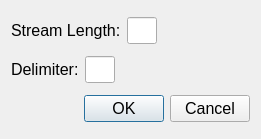
<?xml version="1.0" encoding="UTF-8"?>
<ui version="4.0">
 <class>Indicator</class>
 <widget class="QDialog" name="Indicator">
  <property name="geometry">
   <rect>
    <x>0</x>
    <y>0</y>
    <width>261</width>
    <height>139</height>
   </rect>
  </property>
  <property name="maximumSize">
   <size>
    <width>16777215</width>
    <height>16777212</height>
   </size>
  </property>
  <property name="windowTitle">
   <string>Dialog</string>
  </property>
  <layout class="QGridLayout" name="gridLayout">
   <item row="0" column="0">
    <layout class="QHBoxLayout" name="horizontalLayout">
     <item>
      <widget class="QLabel" name="label">
       <property name="font">
        <font>
         <pointsize>12</pointsize>
        </font>
       </property>
       <property name="text">
        <string>Stream Length:</string>
       </property>
      </widget>
     </item>
     <item>
      <widget class="QLineEdit" name="leStream">
       <property name="minimumSize">
        <size>
         <width>0</width>
         <height>0</height>
        </size>
       </property>
       <property name="maximumSize">
        <size>
         <width>30</width>
         <height>16777215</height>
        </size>
       </property>
       <property name="font">
        <font>
         <pointsize>12</pointsize>
        </font>
       </property>
      </widget>
     </item>
     <item>
      <spacer name="horizontalSpacer_2">
       <property name="orientation">
        <enum>Qt::Horizontal</enum>
       </property>
       <property name="sizeHint" stdset="0">
        <size>
         <width>40</width>
         <height>20</height>
        </size>
       </property>
      </spacer>
     </item>
    </layout>
   </item>
   <item row="1" column="0">
    <layout class="QHBoxLayout" name="horizontalLayout_2">
     <item>
      <widget class="QLabel" name="label_2">
       <property name="font">
        <font>
         <pointsize>12</pointsize>
        </font>
       </property>
       <property name="text">
        <string>Delimiter:</string>
       </property>
      </widget>
     </item>
     <item>
      <widget class="QLineEdit" name="leDelimiter">
       <property name="maximumSize">
        <size>
         <width>30</width>
         <height>16777215</height>
        </size>
       </property>
       <property name="font">
        <font>
         <pointsize>12</pointsize>
        </font>
       </property>
      </widget>
     </item>
     <item>
      <spacer name="horizontalSpacer">
       <property name="orientation">
        <enum>Qt::Horizontal</enum>
       </property>
       <property name="sizeHint" stdset="0">
        <size>
         <width>40</width>
         <height>20</height>
        </size>
       </property>
      </spacer>
     </item>
    </layout>
   </item>
   <item row="2" column="0">
    <widget class="QDialogButtonBox" name="buttonBox">
     <property name="font">
      <font>
       <pointsize>12</pointsize>
      </font>
     </property>
     <property name="orientation">
      <enum>Qt::Horizontal</enum>
     </property>
     <property name="standardButtons">
      <set>QDialogButtonBox::Cancel|QDialogButtonBox::Ok</set>
     </property>
    </widget>
   </item>
  </layout>
 </widget>
 <resources/>
 <connections>
  <connection>
   <sender>buttonBox</sender>
   <signal>accepted()</signal>
   <receiver>Indicator</receiver>
   <slot>accept()</slot>
   <hints>
    <hint type="sourcelabel">
     <x>248</x>
     <y>254</y>
    </hint>
    <hint type="destinationlabel">
     <x>157</x>
     <y>274</y>
    </hint>
   </hints>
  </connection>
  <connection>
   <sender>buttonBox</sender>
   <signal>rejected()</signal>
   <receiver>Indicator</receiver>
   <slot>reject()</slot>
   <hints>
    <hint type="sourcelabel">
     <x>316</x>
     <y>260</y>
    </hint>
    <hint type="destinationlabel">
     <x>286</x>
     <y>274</y>
    </hint>
   </hints>
  </connection>
 </connections>
</ui>
